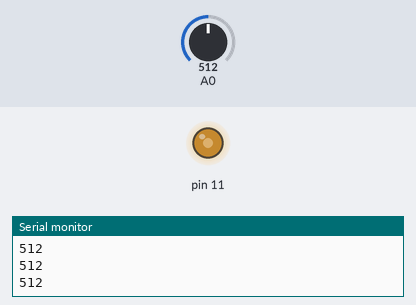
Recording of a sketch running on a simulated Arduino Uno, built with avr-gcc and run on an emulated ATmega328P. On the bench: output pins drawn as LEDs (lit = HIGH), the last lines printed to the serial monitor. The test bench sets the inputs (shaded band); at power-on: A0 = 512.

Above: at 1.2 s.
1.3 s: A0 set to 716
At 2.1 s:
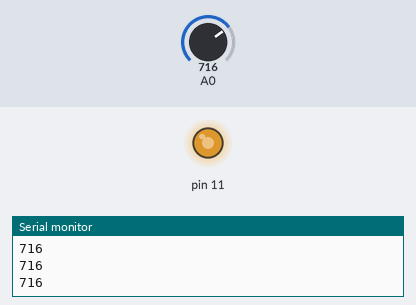
2.8 s: A0 set to 900
At 3.4 s:
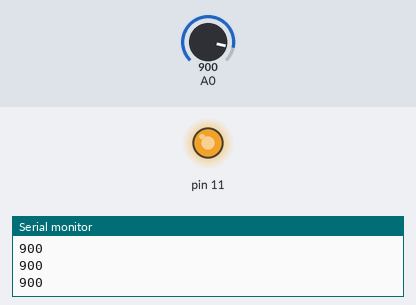
4.3 s: A0 set to 122
At 4.7 s:
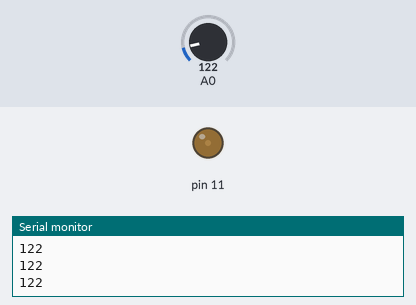
5.8 s: A0 set to 0
At 7.0 s:
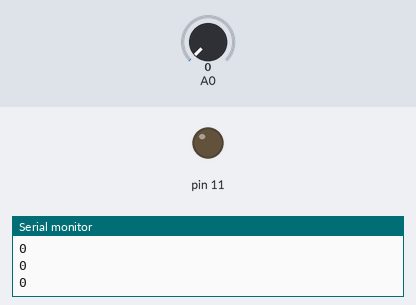
7.3 s: A0 set to 511
At 8.5 s:
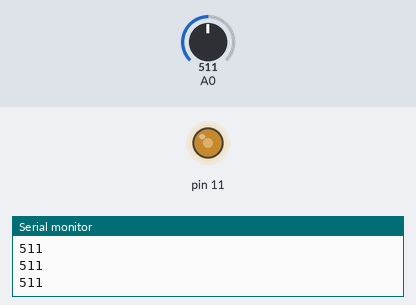
Timing chart, 0 to 9.8 s (numbered marks = the images above; inputs shaded):
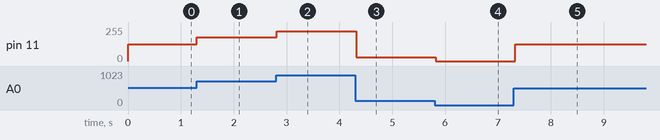

Measured:
- after the input at 1.3 s, pin 11: 127/255 → 178/255 at once
- after the input at 2.8 s, pin 11: 178/255 → 224/255 at once
- after the input at 4.3 s, pin 11: 224/255 → 30/255 at once
- after the input at 5.8 s, pin 11: 30/255 → 0/255 at once
- after the input at 7.3 s, pin 11: 0/255 → 127/255 at once

The sketch:

potentionmeter1.ino
```cpp
void setup()
{
  pinMode(A0, INPUT);
  Serial.begin(9600);
}

void loop()
{
  int value=analogRead(A0);
  Serial.println(value);


  int brightness = map(value,0,1023,0,255);
  analogWrite(11,brightness);
  delay(100);

}
```
